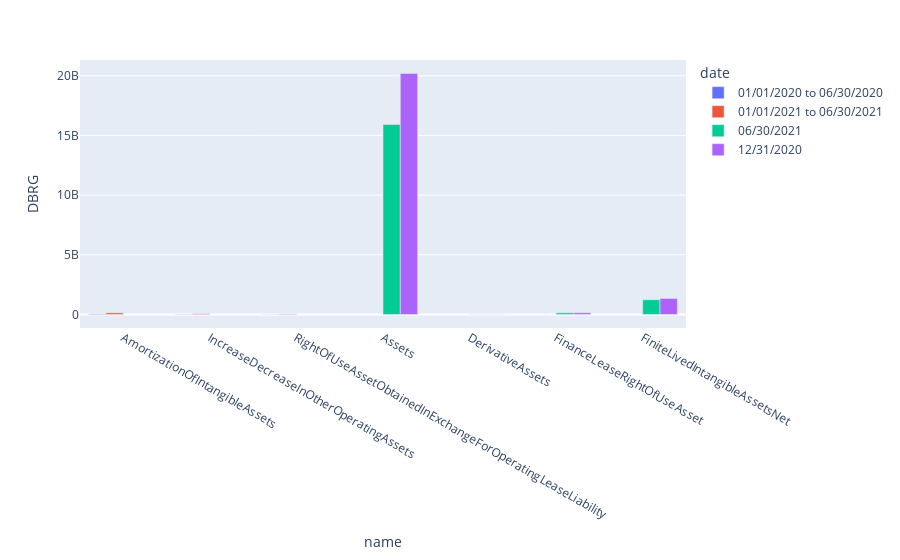

The cell this chart's notebook holds for it:
### Markdown cell above
# Visualizations

### Code cell
px.bar(unstacked.query("name.str.contains('Asset')"), x="name", y="DBRG", color="date", barmode="group")

### Figure 1 — Plotly figure (JSON) as saved in the notebook; plotly's stock layout.template omitted (floating-point values rounded to 4 significant figures)
{"data": [{"alignmentgroup": "True", "hovertemplate": "date=01/01/2020 to 06/30/2020<br>name=%{x}<br>DBRG=%{y}<extra></extra>", "legendgroup": "01/01/2020 to 06/30/2020", "marker": {"color": "#636efa"}, "name": "01/01/2020 to 06/30/2020", "offsetgroup": "01/01/2020 to 06/30/2020", "orientation": "v", "showlegend": true, "textposition": "auto", "type": "bar", "x": ["AmortizationOfIntangibleAssets", "IncreaseDecreaseInOtherOperatingAssets", "RightOfUseAssetObtainedInExchangeForOperatingLeaseLiability"], "xaxis": "x", "y": [42195000, -11381000, 4973000], "yaxis": "y"}, {"alignmentgroup": "True", "hovertemplate": "date=01/01/2021 to 06/30/2021<br>name=%{x}<br>DBRG=%{y}<extra></extra>", "legendgroup": "01/01/2021 to 06/30/2021", "marker": {"color": "#EF553B"}, "name": "01/01/2021 to 06/30/2021", "offsetgroup": "01/01/2021 to 06/30/2021", "orientation": "v", "showlegend": true, "textposition": "auto", "type": "bar", "x": ["AmortizationOfIntangibleAssets", "IncreaseDecreaseInOtherOperatingAssets", "RightOfUseAssetObtainedInExchangeForOperatingLeaseLiability"], "xaxis": "x", "y": [133836000, 57321000, 36320000], "yaxis": "y"}, {"alignmentgroup": "True", "hovertemplate": "date=06/30/2021<br>name=%{x}<br>DBRG=%{y}<extra></extra>", "legendgroup": "06/30/2021", "marker": {"color": "#00cc96"}, "name": "06/30/2021", "offsetgroup": "06/30/2021", "orientation": "v", "showlegend": true, "textposition": "auto", "type": "bar", "x": ["Assets", "DerivativeAssets", "FinanceLeaseRightOfUseAsset", "FiniteLivedIntangibleAssetsNet"], "xaxis": "x", "y": [15921346000, 87000, 137360000, 1230625000], "yaxis": "y"}, {"alignmentgroup": "True", "hovertemplate": "date=12/31/2020<br>name=%{x}<br>DBRG=%{y}<extra></extra>", "legendgroup": "12/31/2020", "marker": {"color": "#ab63fa"}, "name": "12/31/2020", "offsetgroup": "12/31/2020", "orientation": "v", "showlegend": true, "textposition": "auto", "type": "bar", "x": ["Assets", "DerivativeAssets", "FinanceLeaseRightOfUseAsset", "FiniteLivedIntangibleAssetsNet"], "xaxis": "x", "y": [20200560000, 99000, 143182000, 1340760000], "yaxis": "y"}], "layout": {"barmode": "group", "legend": {"title": {"text": "date"}, "tracegroupgap": 0}, "margin": {"t": 60}, "xaxis": {"anchor": "y", "domain": [0, 1], "title": {"text": "name"}}, "yaxis": {"anchor": "x", "domain": [0, 1], "title": {"text": "DBRG"}}}}
